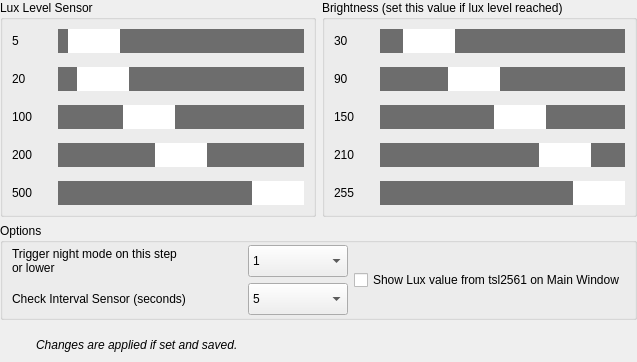
    <widget class="QWidget" name="tab9" native="true">
     <property name="sizePolicy">
      <sizepolicy hsizetype="Expanding" vsizetype="Expanding">
       <horstretch>0</horstretch>
       <verstretch>0</verstretch>
      </sizepolicy>
     </property>
     <layout class="QVBoxLayout" name="verticalLayout_5">
      <property name="leftMargin">
       <number>0</number>
      </property>
      <property name="topMargin">
       <number>0</number>
      </property>
      <property name="rightMargin">
       <number>0</number>
      </property>
      <property name="bottomMargin">
       <number>2</number>
      </property>
      <item>
       <widget class="QWidget" name="horizontalWidget8" native="true">
        <property name="sizePolicy">
         <sizepolicy hsizetype="Expanding" vsizetype="Expanding">
          <horstretch>0</horstretch>
          <verstretch>0</verstretch>
         </sizepolicy>
        </property>
        <layout class="QHBoxLayout" name="horizontalLayout_7">
         <property name="leftMargin">
          <number>0</number>
         </property>
         <property name="topMargin">
          <number>0</number>
         </property>
         <property name="rightMargin">
          <number>0</number>
         </property>
         <property name="bottomMargin">
          <number>0</number>
         </property>
         <item>
          <widget class="QGroupBox" name="groupBoxLux">
           <property name="sizePolicy">
            <sizepolicy hsizetype="Expanding" vsizetype="Expanding">
             <horstretch>0</horstretch>
             <verstretch>0</verstretch>
            </sizepolicy>
           </property>
           <property name="title">
            <string>Lux Level Sensor</string>
           </property>
           <layout class="QHBoxLayout" name="horizontalLayout_5">
            <property name="spacing">
             <number>6</number>
            </property>
            <property name="leftMargin">
             <number>9</number>
            </property>
            <property name="topMargin">
             <number>0</number>
            </property>
            <property name="rightMargin">
             <number>9</number>
            </property>
            <property name="bottomMargin">
             <number>0</number>
            </property>
            <item>
             <widget class="QWidget" name="formWidget_2" native="true">
              <property name="sizePolicy">
               <sizepolicy hsizetype="Expanding" vsizetype="Expanding">
                <horstretch>0</horstretch>
                <verstretch>0</verstretch>
               </sizepolicy>
              </property>
              <layout class="QFormLayout" name="formLayout_20">
               <property name="verticalSpacing">
                <number>14</number>
               </property>
               <property name="leftMargin">
                <number>0</number>
               </property>
               <property name="topMargin">
                <number>9</number>
               </property>
               <property name="rightMargin">
                <number>0</number>
               </property>
               <property name="bottomMargin">
                <number>2</number>
               </property>
               <item row="0" column="0">
                <widget class="QLabel" name="valueLux1">
                 <property name="minimumSize">
                  <size>
                   <width>40</width>
                   <height>24</height>
                  </size>
                 </property>
                 <property name="text">
                  <string>5</string>
                 </property>
                </widget>
               </item>
               <item row="0" column="1">
                <widget class="QSlider" name="horizontalSliderLux1">
                 <property name="minimumSize">
                  <size>
                   <width>0</width>
                   <height>24</height>
                  </size>
                 </property>
                 <property name="styleSheet">
                  <string notr="true">QSlider::handle:horizontal { background: white; height: 32px; width: 52px; margin: 0 0;}
QSlider::groove:horizontal { background: #6d6d6d; height: 32px;}</string>
                 </property>
                 <property name="maximum">
                  <number>100</number>
                 </property>
                 <property name="value">
                  <number>5</number>
                 </property>
                 <property name="orientation">
                  <enum>Qt::Orientation::Horizontal</enum>
                 </property>
                </widget>
               </item>
               <item row="1" column="0">
                <widget class="QLabel" name="valueLux2">
                 <property name="minimumSize">
                  <size>
                   <width>40</width>
                   <height>24</height>
                  </size>
                 </property>
                 <property name="text">
                  <string>20</string>
                 </property>
                </widget>
               </item>
               <item row="2" column="0">
                <widget class="QLabel" name="valueLux3">
                 <property name="minimumSize">
                  <size>
                   <width>40</width>
                   <height>24</height>
                  </size>
                 </property>
                 <property name="text">
                  <string>100</string>
                 </property>
                </widget>
               </item>
               <item row="3" column="0">
                <widget class="QLabel" name="valueLux4">
                 <property name="minimumSize">
                  <size>
                   <width>40</width>
                   <height>24</height>
                  </size>
                 </property>
                 <property name="text">
                  <string>200</string>
                 </property>
                </widget>
               </item>
               <item row="4" column="0">
                <widget class="QLabel" name="valueLux5">
                 <property name="minimumSize">
                  <size>
                   <width>40</width>
                   <height>24</height>
                  </size>
                 </property>
                 <property name="text">
                  <string>500</string>
                 </property>
                </widget>
               </item>
               <item row="1" column="1">
                <widget class="QSlider" name="horizontalSliderLux2">
                 <property name="minimumSize">
                  <size>
                   <width>0</width>
                   <height>24</height>
                  </size>
                 </property>
                 <property name="styleSheet">
                  <string notr="true">QSlider::handle:horizontal { background: white; height: 32px; width: 52px; margin: 0 0;}
QSlider::groove:horizontal { background: #6d6d6d; height: 32px;}</string>
                 </property>
                 <property name="maximum">
                  <number>200</number>
                 </property>
                 <property name="value">
                  <number>20</number>
                 </property>
                 <property name="orientation">
                  <enum>Qt::Orientation::Horizontal</enum>
                 </property>
                </widget>
               </item>
               <item row="2" column="1">
                <widget class="QSlider" name="horizontalSliderLux3">
                 <property name="minimumSize">
                  <size>
                   <width>0</width>
                   <height>24</height>
                  </size>
                 </property>
                 <property name="styleSheet">
                  <string notr="true">QSlider::handle:horizontal { background: white; height: 32px; width: 52px; margin: 0 0;}
QSlider::groove:horizontal { background: #6d6d6d; height: 32px;}</string>
                 </property>
                 <property name="maximum">
                  <number>300</number>
                 </property>
                 <property name="value">
                  <number>100</number>
                 </property>
                 <property name="orientation">
                  <enum>Qt::Orientation::Horizontal</enum>
                 </property>
                </widget>
               </item>
               <item row="3" column="1">
                <widget class="QSlider" name="horizontalSliderLux4">
                 <property name="minimumSize">
                  <size>
                   <width>0</width>
                   <height>24</height>
                  </size>
                 </property>
                 <property name="styleSheet">
                  <string notr="true">QSlider::handle:horizontal { background: white; height: 32px; width: 52px; margin: 0 0;}
QSlider::groove:horizontal { background: #6d6d6d; height: 32px;}</string>
                 </property>
                 <property name="maximum">
                  <number>400</number>
                 </property>
                 <property name="value">
                  <number>200</number>
                 </property>
                 <property name="orientation">
                  <enum>Qt::Orientation::Horizontal</enum>
                 </property>
                </widget>
               </item>
               <item row="4" column="1">
                <widget class="QSlider" name="horizontalSliderLux5">
                 <property name="minimumSize">
                  <size>
                   <width>0</width>
                   <height>24</height>
                  </size>
                 </property>
                 <property name="styleSheet">
                  <string notr="true">QSlider::handle:horizontal { background: white; height: 32px; width: 52px; margin: 0 0;}
QSlider::groove:horizontal { background: #6d6d6d; height: 32px;}</string>
                 </property>
                 <property name="maximum">
                  <number>500</number>
                 </property>
                 <property name="value">
                  <number>500</number>
                 </property>
                 <property name="orientation">
                  <enum>Qt::Orientation::Horizontal</enum>
                 </property>
                </widget>
               </item>
              </layout>
             </widget>
            </item>
           </layout>
          </widget>
         </item>
         <item>
          <widget class="QGroupBox" name="groupBoxBrightness">
           <property name="title">
            <string>Brightness (set this value if lux level reached)</string>
           </property>
           <layout class="QVBoxLayout" name="verticalLayout_3">
            <property name="spacing">
             <number>6</number>
            </property>
            <property name="leftMargin">
             <number>9</number>
            </property>
            <property name="topMargin">
             <number>0</number>
            </property>
            <property name="rightMargin">
             <number>9</number>
            </property>
            <property name="bottomMargin">
             <number>0</number>
            </property>
            <item>
             <widget class="QWidget" name="formWidget5" native="true">
              <property name="sizePolicy">
               <sizepolicy hsizetype="Expanding" vsizetype="Expanding">
                <horstretch>0</horstretch>
                <verstretch>0</verstretch>
               </sizepolicy>
              </property>
              <layout class="QFormLayout" name="formLayout_19">
               <property name="verticalSpacing">
                <number>14</number>
               </property>
               <property name="leftMargin">
                <number>0</number>
               </property>
               <property name="topMargin">
                <number>9</number>
               </property>
               <property name="rightMargin">
                <number>0</number>
               </property>
               <property name="bottomMargin">
                <number>9</number>
               </property>
               <item row="0" column="0">
                <widget class="QLabel" name="valueBrightness1">
                 <property name="minimumSize">
                  <size>
                   <width>40</width>
                   <height>24</height>
                  </size>
                 </property>
                 <property name="text">
                  <string>30</string>
                 </property>
                </widget>
               </item>
               <item row="0" column="1">
                <widget class="QSlider" name="horizontalSliderBrightness1">
                 <property name="minimumSize">
                  <size>
                   <width>0</width>
                   <height>24</height>
                  </size>
                 </property>
                 <property name="styleSheet">
                  <string notr="true">QSlider::handle:horizontal { background: white; height: 32px; width: 52px; margin: 0 0;}
QSlider::groove:horizontal { background: #6d6d6d; height: 32px;}</string>
                 </property>
                 <property name="maximum">
                  <number>255</number>
                 </property>
                 <property name="value">
                  <number>30</number>
                 </property>
                 <property name="orientation">
                  <enum>Qt::Orientation::Horizontal</enum>
                 </property>
                </widget>
               </item>
               <item row="1" column="0">
                <widget class="QLabel" name="valueBrightness2">
                 <property name="minimumSize">
                  <size>
                   <width>40</width>
                   <height>24</height>
                  </size>
                 </property>
                 <property name="text">
                  <string>90</string>
                 </property>
                </widget>
               </item>
               <item row="1" column="1">
                <widget class="QSlider" name="horizontalSliderBrightness2">
                 <property name="minimumSize">
                  <size>
                   <width>0</width>
                   <height>24</height>
                  </size>
                 </property>
                 <property name="styleSheet">
                  <string notr="true">QSlider::handle:horizontal { background: white; height: 32px; width: 52px; margin: 0 0;}
QSlider::groove:horizontal { background: #6d6d6d; height: 32px;}</string>
                 </property>
                 <property name="maximum">
                  <number>255</number>
                 </property>
                 <property name="value">
                  <number>90</number>
                 </property>
                 <property name="orientation">
                  <enum>Qt::Orientation::Horizontal</enum>
                 </property>
                </widget>
               </item>
               <item row="2" column="0">
                <widget class="QLabel" name="valueBrightness3">
                 <property name="minimumSize">
                  <size>
                   <width>40</width>
                   <height>24</height>
                  </size>
                 </property>
                 <property name="text">
                  <string>150</string>
                 </property>
                </widget>
               </item>
               <item row="2" column="1">
                <widget class="QSlider" name="horizontalSliderBrightness3">
                 <property name="minimumSize">
                  <size>
                   <width>0</width>
                   <height>24</height>
                  </size>
                 </property>
                 <property name="styleSheet">
                  <string notr="true">QSlider::handle:horizontal { background: white; height: 32px; width: 52px; margin: 0 0;}
QSlider::groove:horizontal { background: #6d6d6d; height: 32px;}</string>
                 </property>
                 <property name="maximum">
                  <number>255</number>
                 </property>
                 <property name="value">
                  <number>150</number>
                 </property>
                 <property name="orientation">
                  <enum>Qt::Orientation::Horizontal</enum>
                 </property>
                </widget>
               </item>
               <item row="3" column="0">
                <widget class="QLabel" name="valueBrightness4">
                 <property name="minimumSize">
                  <size>
                   <width>40</width>
                   <height>24</height>
                  </size>
                 </property>
                 <property name="text">
                  <string>210</string>
                 </property>
                </widget>
               </item>
               <item row="3" column="1">
                <widget class="QSlider" name="horizontalSliderBrightness4">
                 <property name="minimumSize">
                  <size>
                   <width>0</width>
                   <height>24</height>
                  </size>
                 </property>
                 <property name="styleSheet">
                  <string notr="true">QSlider::handle:horizontal { background: white; height: 32px; width: 52px; margin: 0 0;}
QSlider::groove:horizontal { background: #6d6d6d; height: 32px;}</string>
                 </property>
                 <property name="maximum">
                  <number>255</number>
                 </property>
                 <property name="value">
                  <number>210</number>
                 </property>
                 <property name="orientation">
                  <enum>Qt::Orientation::Horizontal</enum>
                 </property>
                </widget>
               </item>
               <item row="4" column="0">
                <widget class="QLabel" name="valueBrightness5">
                 <property name="minimumSize">
                  <size>
                   <width>40</width>
                   <height>24</height>
                  </size>
                 </property>
                 <property name="text">
                  <string>255</string>
                 </property>
                </widget>
               </item>
               <item row="4" column="1">
                <widget class="QSlider" name="horizontalSliderBrightness5">
                 <property name="minimumSize">
                  <size>
                   <width>0</width>
                   <height>24</height>
                  </size>
                 </property>
                 <property name="styleSheet">
                  <string notr="true">QSlider::handle:horizontal { background: white; height: 32px; width: 52px; margin: 0 0;}
QSlider::groove:horizontal { background: #6d6d6d; height: 32px;}</string>
                 </property>
                 <property name="maximum">
                  <number>255</number>
                 </property>
                 <property name="value">
                  <number>255</number>
                 </property>
                 <property name="orientation">
                  <enum>Qt::Orientation::Horizontal</enum>
                 </property>
                </widget>
               </item>
              </layout>
             </widget>
            </item>
           </layout>
          </widget>
         </item>
        </layout>
       </widget>
      </item>
      <item>
       <widget class="QGroupBox" name="groupBoxOptions">
        <property name="sizePolicy">
         <sizepolicy hsizetype="Expanding" vsizetype="Preferred">
          <horstretch>0</horstretch>
          <verstretch>0</verstretch>
         </sizepolicy>
        </property>
        <property name="title">
         <string>Options</string>
        </property>
        <property name="alignment">
         <set>Qt::AlignmentFlag::AlignLeading|Qt::AlignmentFlag::AlignLeft|Qt::AlignmentFlag::AlignTop</set>
        </property>
        <layout class="QHBoxLayout" name="horizontalLayout_8" stretch="0,0">
         <property name="leftMargin">
          <number>9</number>
         </property>
         <property name="topMargin">
          <number>2</number>
         </property>
         <property name="bottomMargin">
          <number>2</number>
         </property>
         <item>
          <widget class="QWidget" name="horizontalWidget9" native="true">
           <property name="sizePolicy">
            <sizepolicy hsizetype="Expanding" vsizetype="Expanding">
             <horstretch>0</horstretch>
             <verstretch>0</verstretch>
            </sizepolicy>
           </property>
           <layout class="QVBoxLayout" name="verticalLayout_7">
            <property name="leftMargin">
             <number>0</number>
            </property>
            <property name="topMargin">
             <number>0</number>
            </property>
            <property name="rightMargin">
             <number>0</number>
            </property>
            <property name="bottomMargin">
             <number>0</number>
            </property>
            <item>
             <widget class="QWidget" name="NightmodeStep" native="true">
              <property name="sizePolicy">
               <sizepolicy hsizetype="Expanding" vsizetype="Fixed">
                <horstretch>0</horstretch>
                <verstretch>0</verstretch>
               </sizepolicy>
              </property>
              <layout class="QFormLayout" name="formLayout_28">
               <property name="formAlignment">
                <set>Qt::AlignmentFlag::AlignLeading|Qt::AlignmentFlag::AlignLeft|Qt::AlignmentFlag::AlignTop</set>
               </property>
               <property name="leftMargin">
                <number>0</number>
               </property>
               <property name="topMargin">
                <number>0</number>
               </property>
               <property name="rightMargin">
                <number>0</number>
               </property>
               <property name="bottomMargin">
                <number>0</number>
               </property>
               <item row="2" column="0">
                <widget class="QLabel" name="labelNightmodeStep">
                 <property name="sizePolicy">
                  <sizepolicy hsizetype="Fixed" vsizetype="Fixed">
                   <horstretch>0</horstretch>
                   <verstretch>0</verstretch>
                  </sizepolicy>
                 </property>
                 <property name="minimumSize">
                  <size>
                   <width>230</width>
                   <height>32</height>
                  </size>
                 </property>
                 <property name="text">
                  <string>Trigger night mode on this step
or lower</string>
                 </property>
                </widget>
               </item>
               <item row="2" column="1">
                <widget class="QComboBox" name="comboBoxNightmodeStep">
                 <property name="sizePolicy">
                  <sizepolicy hsizetype="Fixed" vsizetype="Fixed">
                   <horstretch>0</horstretch>
                   <verstretch>0</verstretch>
                  </sizepolicy>
                 </property>
                 <property name="minimumSize">
                  <size>
                   <width>100</width>
                   <height>32</height>
                  </size>
                 </property>
                 <property name="styleSheet">
                  <string notr="true">QScrollBar { 
	width: 40px;
	background-color: rgba(85, 87, 83, 0.7);
}</string>
                 </property>
                 <item>
                  <property name="text">
                   <string>1</string>
                  </property>
                 </item>
                 <item>
                  <property name="text">
                   <string>2</string>
                  </property>
                 </item>
                 <item>
                  <property name="text">
                   <string>3</string>
                  </property>
                 </item>
                 <item>
                  <property name="text">
                   <string>4</string>
                  </property>
                 </item>
                 <item>
                  <property name="text">
                   <string>5</string>
                  </property>
                 </item>
                </widget>
               </item>
              </layout>
             </widget>
            </item>
            <item>
             <widget class="QWidget" name="CheckInterval" native="true">
              <property name="sizePolicy">
               <sizepolicy hsizetype="Expanding" vsizetype="Fixed">
                <horstretch>0</horstretch>
                <verstretch>0</verstretch>
               </sizepolicy>
              </property>
              <layout class="QFormLayout" name="formLayout_21">
               <property name="leftMargin">
                <number>0</number>
               </property>
               <property name="topMargin">
                <number>0</number>
               </property>
               <property name="rightMargin">
                <number>0</number>
               </property>
               <property name="bottomMargin">
                <number>0</number>
               </property>
               <item row="0" column="0">
                <widget class="QLabel" name="labelCheckInterval">
                 <property name="sizePolicy">
                  <sizepolicy hsizetype="Fixed" vsizetype="Fixed">
                   <horstretch>0</horstretch>
                   <verstretch>0</verstretch>
                  </sizepolicy>
                 </property>
                 <property name="minimumSize">
                  <size>
                   <width>230</width>
                   <height>32</height>
                  </size>
                 </property>
                 <property name="text">
                  <string>Check Interval Sensor (seconds)</string>
                 </property>
                </widget>
               </item>
               <item row="0" column="1">
                <widget class="QComboBox" name="comboBoxCheckInterval">
                 <property name="sizePolicy">
                  <sizepolicy hsizetype="Fixed" vsizetype="Fixed">
                   <horstretch>0</horstretch>
                   <verstretch>0</verstretch>
                  </sizepolicy>
                 </property>
                 <property name="minimumSize">
                  <size>
                   <width>100</width>
                   <height>32</height>
                  </size>
                 </property>
                 <property name="styleSheet">
                  <string notr="true">QScrollBar { 
	width: 40px;
	background-color: rgba(85, 87, 83, 0.7);
}</string>
                 </property>
                 <item>
                  <property name="text">
                   <string>5</string>
                  </property>
                 </item>
                 <item>
                  <property name="text">
                   <string>10</string>
                  </property>
                 </item>
                 <item>
                  <property name="text">
                   <string>15</string>
                  </property>
                 </item>
                 <item>
                  <property name="text">
                   <string>20</string>
                  </property>
                 </item>
                 <item>
                  <property name="text">
                   <string>25</string>
                  </property>
                 </item>
                 <item>
                  <property name="text">
                   <string>30</string>
                  </property>
                 </item>
                </widget>
               </item>
              </layout>
             </widget>
            </item>
           </layout>
          </widget>
         </item>
         <item>
          <widget class="QCheckBox" name="checkBoxShowLux">
           <property name="sizePolicy">
            <sizepolicy hsizetype="Expanding" vsizetype="Fixed">
             <horstretch>0</horstretch>
             <verstretch>0</verstretch>
            </sizepolicy>
           </property>
           <property name="text">
            <string>Show Lux value from tsl2561 on Main Window</string>
           </property>
          </widget>
         </item>
        </layout>
       </widget>
      </item>
      <item>
       <spacer name="verticalSpacer_6">
        <property name="orientation">
         <enum>Qt::Orientation::Vertical</enum>
        </property>
        <property name="sizeHint" stdset="0">
         <size>
          <width>20</width>
          <height>4</height>
         </size>
        </property>
       </spacer>
      </item>
      <item>
       <widget class="QWidget" name="widget4" native="true">
        <property name="sizePolicy">
         <sizepolicy hsizetype="Expanding" vsizetype="Fixed">
          <horstretch>0</horstretch>
          <verstretch>0</verstretch>
         </sizepolicy>
        </property>
        <layout class="QFormLayout" name="formLayout_29">
         <property name="leftMargin">
          <number>0</number>
         </property>
         <property name="topMargin">
          <number>0</number>
         </property>
         <property name="rightMargin">
          <number>9</number>
         </property>
         <property name="bottomMargin">
          <number>0</number>
         </property>
         <item row="0" column="0">
          <widget class="QLabel" name="label_18">
           <property name="sizePolicy">
            <sizepolicy hsizetype="Fixed" vsizetype="Fixed">
             <horstretch>0</horstretch>
             <verstretch>0</verstretch>
            </sizepolicy>
           </property>
           <property name="minimumSize">
            <size>
             <width>30</width>
             <height>30</height>
            </size>
           </property>
           <property name="maximumSize">
            <size>
             <width>30</width>
             <height>30</height>
            </size>
           </property>
           <property name="text">
            <string>&lt;html&gt;&lt;head/&gt;&lt;body&gt;&lt;p&gt;&lt;img src=&quot;:/ico_warning.png&quot;/&gt;&lt;/p&gt;&lt;/body&gt;&lt;/html&gt;</string>
           </property>
          </widget>
         </item>
         <item row="0" column="1">
          <widget class="QLabel" name="label_19">
           <property name="sizePolicy">
            <sizepolicy hsizetype="Expanding" vsizetype="Fixed">
             <horstretch>0</horstretch>
             <verstretch>0</verstretch>
            </sizepolicy>
           </property>
           <property name="minimumSize">
            <size>
             <width>0</width>
             <height>30</height>
            </size>
           </property>
           <property name="maximumSize">
            <size>
             <width>16777215</width>
             <height>30</height>
            </size>
           </property>
           <property name="font">
            <font>
             <italic>true</italic>
            </font>
           </property>
           <property name="text">
            <string>Changes are applied if set and saved.</string>
           </property>
          </widget>
         </item>
        </layout>
       </widget>
      </item>
     </layout>
    </widget>
